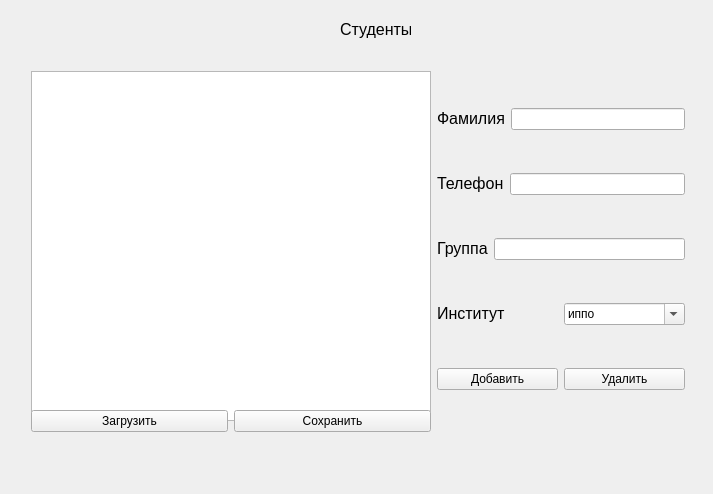
<?xml version="1.0" encoding="UTF-8"?>
<ui version="4.0">
 <class>Widget</class>
 <widget class="QWidget" name="Widget">
  <property name="geometry">
   <rect>
    <x>0</x>
    <y>0</y>
    <width>713</width>
    <height>494</height>
   </rect>
  </property>
  <property name="windowTitle">
   <string>Widget</string>
  </property>
  <widget class="QLabel" name="label_5">
   <property name="geometry">
    <rect>
     <x>340</x>
     <y>20</y>
     <width>71</width>
     <height>19</height>
    </rect>
   </property>
   <property name="text">
    <string>&lt;html&gt;&lt;head/&gt;&lt;body&gt;&lt;p&gt;&lt;span style=&quot; font-size:12pt;&quot;&gt;Студенты&lt;/span&gt;&lt;/p&gt;&lt;/body&gt;&lt;/html&gt;</string>
   </property>
  </widget>
  <widget class="QWidget" name="layoutWidget">
   <property name="geometry">
    <rect>
     <x>20</x>
     <y>60</y>
     <width>676</width>
     <height>383</height>
    </rect>
   </property>
   <layout class="QHBoxLayout" name="horizontalLayout_6">
    <item>
     <layout class="QGridLayout" name="gridLayout">
      <item row="0" column="0" colspan="2">
       <widget class="QTableView" name="tableView">
        <property name="minimumSize">
         <size>
          <width>400</width>
          <height>350</height>
         </size>
        </property>
        <property name="maximumSize">
         <size>
          <width>400</width>
          <height>350</height>
         </size>
        </property>
       </widget>
      </item>
      <item row="1" column="0">
       <widget class="QPushButton" name="upload">
        <property name="text">
         <string>Загрузить</string>
        </property>
       </widget>
      </item>
      <item row="1" column="1">
       <widget class="QPushButton" name="save">
        <property name="text">
         <string>Сохранить</string>
        </property>
       </widget>
      </item>
     </layout>
    </item>
    <item>
     <layout class="QVBoxLayout" name="verticalLayout">
      <item>
       <layout class="QHBoxLayout" name="horizontalLayout_5">
        <item>
         <widget class="QLabel" name="label_4">
          <property name="text">
           <string>&lt;html&gt;&lt;head/&gt;&lt;body&gt;&lt;p&gt;&lt;span style=&quot; font-size:12pt;&quot;&gt;Фамилия&lt;/span&gt;&lt;/p&gt;&lt;/body&gt;&lt;/html&gt;</string>
          </property>
         </widget>
        </item>
        <item>
         <widget class="QLineEdit" name="lineEdit"/>
        </item>
       </layout>
      </item>
      <item>
       <layout class="QHBoxLayout" name="horizontalLayout_4">
        <item>
         <widget class="QLabel" name="label">
          <property name="text">
           <string>&lt;html&gt;&lt;head/&gt;&lt;body&gt;&lt;p&gt;&lt;span style=&quot; font-size:12pt;&quot;&gt;Телефон&lt;/span&gt;&lt;/p&gt;&lt;/body&gt;&lt;/html&gt;</string>
          </property>
         </widget>
        </item>
        <item>
         <widget class="QLineEdit" name="lineEdit_2"/>
        </item>
       </layout>
      </item>
      <item>
       <layout class="QHBoxLayout" name="horizontalLayout_3">
        <item>
         <widget class="QLabel" name="label_2">
          <property name="text">
           <string>&lt;html&gt;&lt;head/&gt;&lt;body&gt;&lt;p&gt;&lt;span style=&quot; font-size:12pt;&quot;&gt;Группа&lt;/span&gt;&lt;/p&gt;&lt;/body&gt;&lt;/html&gt;</string>
          </property>
         </widget>
        </item>
        <item>
         <widget class="QLineEdit" name="lineEdit_3"/>
        </item>
       </layout>
      </item>
      <item>
       <layout class="QHBoxLayout" name="horizontalLayout_2">
        <item>
         <widget class="QLabel" name="label_3">
          <property name="text">
           <string>&lt;html&gt;&lt;head/&gt;&lt;body&gt;&lt;p&gt;&lt;span style=&quot; font-size:12pt;&quot;&gt;Институт&lt;/span&gt;&lt;/p&gt;&lt;/body&gt;&lt;/html&gt;</string>
          </property>
         </widget>
        </item>
        <item>
         <widget class="QComboBox" name="comboBox">
          <property name="editable">
           <bool>true</bool>
          </property>
          <item>
           <property name="text">
            <string>иппо</string>
           </property>
          </item>
          <item>
           <property name="text">
            <string>интегу</string>
           </property>
          </item>
          <item>
           <property name="text">
            <string>кис</string>
           </property>
          </item>
         </widget>
        </item>
       </layout>
      </item>
      <item>
       <layout class="QHBoxLayout" name="horizontalLayout">
        <item>
         <widget class="QPushButton" name="add">
          <property name="text">
           <string>Добавить</string>
          </property>
         </widget>
        </item>
        <item>
         <widget class="QPushButton" name="delete_2">
          <property name="text">
           <string>Удалить</string>
          </property>
         </widget>
        </item>
       </layout>
      </item>
     </layout>
    </item>
   </layout>
  </widget>
 </widget>
 <layoutdefault spacing="6" margin="11"/>
 <resources/>
 <connections/>
</ui>
